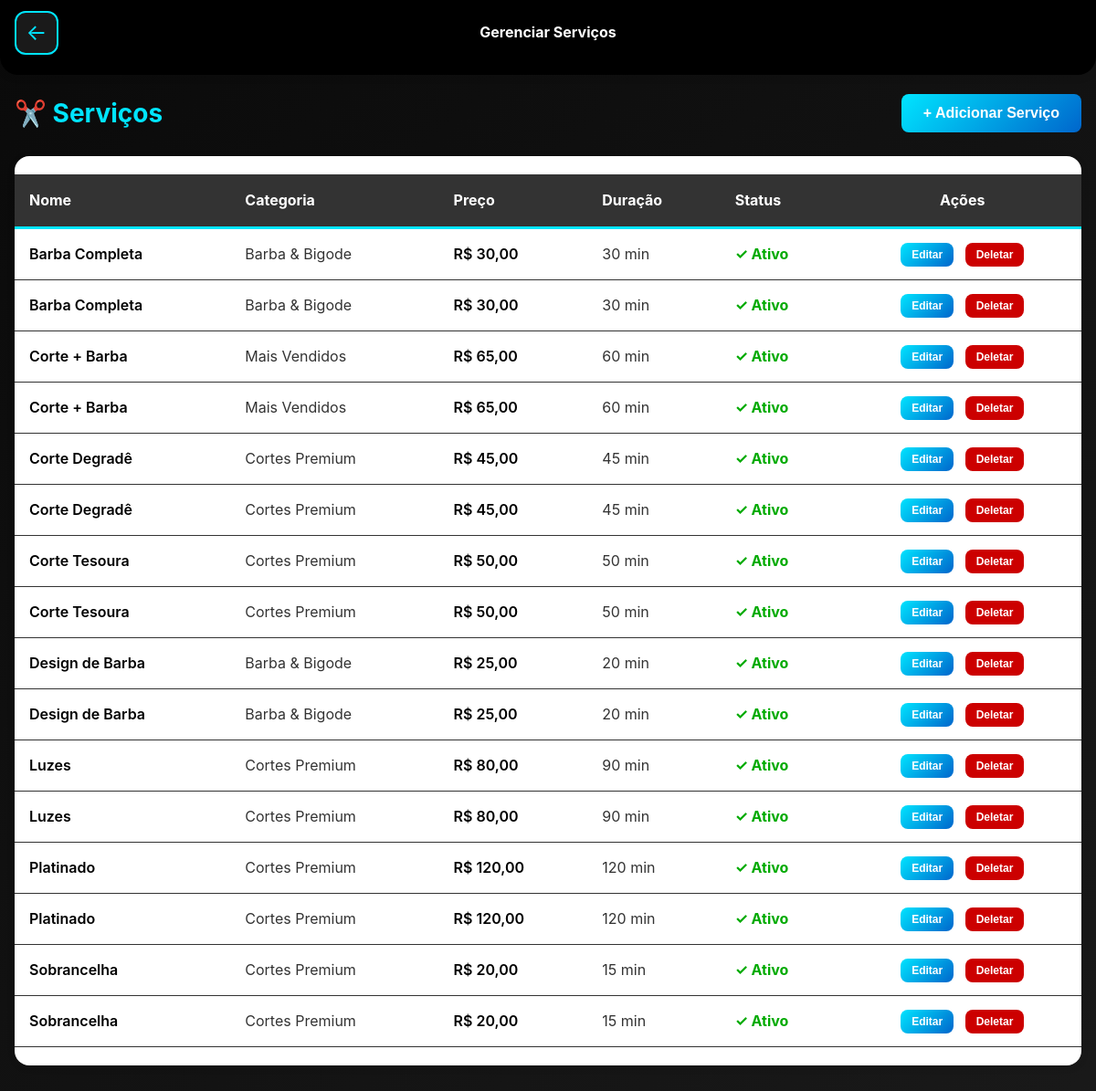
/admin/servicos (signed in), run on the app's committed database.
### tables this page shows
CREATE TABLE servicos (
            id INTEGER PRIMARY KEY AUTOINCREMENT,
            nome TEXT NOT NULL,
            descricao TEXT,
            preco REAL NOT NULL,
            duracao_minutos INTEGER DEFAULT 30,
            imagem TEXT,
            categoria_id INTEGER,
            ativo INTEGER DEFAULT 1,
            destaque INTEGER DEFAULT 0,
            promocao INTEGER DEFAULT 0,
            preco_promocional REAL,
            FOREIGN KEY (categoria_id) REFERENCES categorias(id)
        );

CREATE TABLE categorias (
            id INTEGER PRIMARY KEY AUTOINCREMENT,
            nome TEXT NOT NULL,
            descricao TEXT,
            tipo TEXT DEFAULT 'produto',
            icone TEXT,
            ordem INTEGER DEFAULT 0,
            ativo INTEGER DEFAULT 1
        );

### app.py (the view)
@app.route('/admin/servicos')
@admin_required
def admin_servicos():
    conn = db.get_db_connection()
    cursor = conn.cursor()
    cursor.execute('''SELECT s.*, c.nome as categoria_nome FROM servicos s
                     LEFT JOIN categorias c ON s.categoria_id = c.id
                     ORDER BY s.nome''')
    servicos = [dict(row) for row in cursor.fetchall()]
    cursor.execute('SELECT * FROM categorias WHERE ativo = 1')
    categorias = [dict(row) for row in cursor.fetchall()]
    conn.close()
    return render_template('admin/servicos.html',
                          servicos=servicos,
                          categorias=categorias)

### app.py (called while the page is built)
def get_configuracoes():
    conn = db.get_db_connection()
    cursor = conn.cursor()
    cursor.execute('SELECT * FROM configuracoes')
    configs_raw = cursor.fetchall()
    conn.close()
    configs = {}
    for config in configs_raw:
        configs[config['chave']] = config['valor']
    return configs

@app.context_processor
def inject_configs():
    return dict(site_config=get_configuracoes())

def admin_required(f):
    @wraps(f)
    def decorated_function(*args, **kwargs):
        if not session.get('admin_logged_in'):
            return redirect(url_for('login_admin'))
        return f(*args, **kwargs)
    return decorated_function

@app.template_filter('currency')
def currency_filter(value):
    return f"R$ {value:,.2f}".replace(',', 'X').replace('.', ',').replace('X', '.')

### database.py (called while the page is built)
def get_db_connection():
    conn = sqlite3.connect(DB_PATH)
    conn.row_factory = sqlite3.Row
    return conn

### templates/admin/servicos.html (shortened to what this page needs)
<!DOCTYPE html>
<html lang="pt-BR">
<head>
    <link rel="stylesheet" href="{{ url_for('static', filename='css/style.css') }}">
</head>
<body>
    <header>
        <div class="container">
            <div class="header-top">
                <a href="/admin" class="menu-btn" style="text-decoration: none;">←</a>
                <div class="logo-container">
                    <div class="logo-text">Gerenciar Serviços</div>
                </div>
            </div>
        </div>
    </header>
    <main class="container" style="margin-top: 20px; padding-bottom: 40px;">
        <div style="display: flex; justify-content: space-between; align-items: center; margin-bottom: 24px;">
            <h1 style="font-size: 28px; color: var(--azul-neon); margin: 0;">✂️ Serviços</h1>
            <button class="btn btn-primary" onclick="openAddModal()">+ Adicionar Serviço</button>
        </div>
        {% if servicos %}
        <div style="background: #FFFFFF; border-radius: 16px; overflow-x: auto; box-shadow: 0 2px 8px rgba(0, 0, 0, 0.1);">
            <table class="tabela" style="width: 100%; border-collapse: collapse;">
                <thead>
                    <tr style="background: #000000; border-bottom: 3px solid var(--azul-neon);">
                        <th style="color: #FFFFFF; padding: 16px; text-align: left; font-weight: 700;">Nome</th>
                        <th style="color: #FFFFFF; padding: 16px; text-align: left; font-weight: 700;">Categoria</th>
                        <th style="color: #FFFFFF; padding: 16px; text-align: left; font-weight: 700;">Preço</th>
                        <th style="color: #FFFFFF; padding: 16px; text-align: left; font-weight: 700;">Duração</th>
                        <th style="color: #FFFFFF; padding: 16px; text-align: left; font-weight: 700;">Status</th>
                        <th style="color: #FFFFFF; padding: 16px; text-align: center; font-weight: 700;">Ações</th>
                    </tr>
                </thead>
                <tbody>
                    {% for servico in servicos %}
                    <tr style="border-bottom: 1px solid #E0E0E0;">
                        <td style="color: #000000; padding: 14px 16px; font-weight: 600;">{{ servico.nome }}</td>
                        <td style="color: #333333; padding: 14px 16px;">{{ servico.categoria_nome or '-' }}</td>
                        <td style="color: #000000; padding: 14px 16px; font-weight: 600;">{{ servico.preco|currency }}</td>
                        <td style="color: #333333; padding: 14px 16px;">{{ servico.duracao_minutos }} min</td>
                        <td style="padding: 14px 16px;">
                            {% if servico.ativo %}
                            <span style="color: #00AA00; font-weight: 700;">✓ Ativo</span>
                            {% else %}
                            <span style="color: #CC0000; font-weight: 700;">✗ Inativo</span>
                            {% endif %}
                        </td>
                        <td style="padding: 14px 16px; text-align: center;">
                            <button class="btn btn-primary btn-small" onclick='openEditModal({{ servico|tojson }})'>Editar</button>
                            <button class="btn btn-danger btn-small" onclick="deleteServico({{ servico.id }})">Deletar</button>
                        </td>
                    </tr>
                    {% endfor %}
                </tbody>
            </table>
        </div>
        {% else %}
        <p style="color: var(--azul-neon); text-align: center; padding: 40px; background: var(--cinza-escuro); border: 2px solid var(--azul-neon); border-radius: 12px; font-weight: 600;">Nenhum serviço cadastrado</p>
        {% endif %}
    </main>
</body>
</html>

### static/css/style.css (style rules this page uses)
:root { --preto: #000000; --azul-neon: #00E5FF; --azul-neon-escuro: #00B8E6; --cinza-escuro: #1a1a1a; --cinza-medio: #333333; --branco: #FFFFFF; --cinza-claro: #E0E0E0; --verde-neon: #00FF88; --vermelho-neon: #FF1166; --amarelo-neon: #FFD700; }
* { margin: 0; padding: 0; box-sizing: border-box; }
body { font-family: -apple-system, BlinkMacSystemFont, 'Segoe UI', Roboto, Oxygen, Ubuntu, Cantarell, sans-serif; background-color: #FFFFFF; background: #FFFFFF; color: #000000; line-height: 1.6; padding-bottom: 120px; padding-top: 220px; }
.container { max-width: 600px; margin: 0 auto; padding: 0 16px; }
main { background: #FFFFFF; color: #000000; }
main h1, main h2, main h3, main h4, main h5, main h6, main p, main span, main label, main div { color: #000000; }
header { background: #000000; padding: 12px 0; z-index: 100; box-shadow: 0 2px 10px rgba(0, 0, 0, 0.1); border-radius: 0 0 20px 20px; position: fixed; top: 0; left: 0; right: 0; transition: all 0.3s ease; }
.header-top { display: flex; justify-content: space-between; align-items: center; margin-bottom: 10px; }
.logo-container { display: flex; flex-direction: column; align-items: center; flex: 1; }
.logo-text { font-size: 16px; font-weight: 700; color: #FFFFFF; text-align: center; }
.menu-btn { background: var(--cinza-escuro); border: 2px solid var(--azul-neon); color: var(--azul-neon); width: 48px; height: 48px; border-radius: 12px; font-size: 24px; cursor: pointer; display: flex; align-items: center; justify-content: center; transition: all 0.3s ease; }
.btn { padding: 14px 24px; border-radius: 25px; border: none; font-size: 16px; font-weight: 600; cursor: pointer; transition: all 0.3s ease; text-decoration: none; display: inline-block; text-align: center; }
.btn-primary { background: var(--azul-neon); color: var(--preto); }
.btn-small { padding: 6px 12px; font-size: 14px; border-radius: 8px; }
.tabela { width: 100%; border-collapse: collapse; margin: 20px 0; }
.tabela th { background: var(--cinza-medio); color: var(--azul-neon); padding: 12px; text-align: left; border-bottom: 2px solid var(--azul-neon); }
.tabela td { padding: 12px; border-bottom: 1px solid var(--cinza-medio); }

### templates/admin/servicos.html (style rules this page uses)
body { padding-top: 0 !important; background: linear-gradient(135deg, #0a0a0a 0%, #1a1a1a 100%) !important; }
header { position: static !important; margin-bottom: 0 !important; }
.container { max-width: 1200px; }
main { background: transparent !important; }
.btn { padding: 12px 24px; border: none; border-radius: 8px; font-weight: 600; cursor: pointer; transition: all 0.3s; }
.btn-primary { background: linear-gradient(135deg, var(--azul-neon), #0066cc); color: #fff; }
.btn-danger { background: #cc0000; color: #fff; }
.btn-small { padding: 6px 12px; font-size: 12px; margin: 0 4px; }

### data on the page
servicos: nome "Barba Completa", nome "Barba & Bigode", preco "R$ 30,00", duracao_minutos "30", ativo "✓ Ativo"
servicos: nome "Barba Completa", nome "Barba & Bigode", preco "R$ 30,00", duracao_minutos "30", ativo "✓ Ativo"
servicos: nome "Corte + Barba", nome "Mais Vendidos", preco "R$ 65,00", duracao_minutos "60", ativo "✓ Ativo"
servicos: nome "Corte + Barba", nome "Mais Vendidos", preco "R$ 65,00", duracao_minutos "60", ativo "✓ Ativo"
servicos: nome "Corte Degradê", nome "Cortes Premium", preco "R$ 45,00", duracao_minutos "45", ativo "✓ Ativo"
servicos: nome "Corte Degradê", nome "Cortes Premium", preco "R$ 45,00", duracao_minutos "45", ativo "✓ Ativo"
servicos: nome "Corte Tesoura", nome "Cortes Premium", preco "R$ 50,00", duracao_minutos "50", ativo "✓ Ativo"
servicos: nome "Corte Tesoura", nome "Cortes Premium", preco "R$ 50,00", duracao_minutos "50", ativo "✓ Ativo"
servicos: nome "Design de Barba", nome "Barba & Bigode", preco "R$ 25,00", duracao_minutos "20", ativo "✓ Ativo"
servicos: nome "Design de Barba", nome "Barba & Bigode", preco "R$ 25,00", duracao_minutos "20", ativo "✓ Ativo"
servicos: nome "Luzes", nome "Cortes Premium", preco "R$ 80,00", duracao_minutos "90", ativo "✓ Ativo"
servicos: nome "Luzes", nome "Cortes Premium", preco "R$ 80,00", duracao_minutos "90", ativo "✓ Ativo"
servicos: nome "Platinado", nome "Cortes Premium", preco "R$ 120,00", duracao_minutos "120", ativo "✓ Ativo"
servicos: nome "Platinado", nome "Cortes Premium", preco "R$ 120,00", duracao_minutos "120", ativo "✓ Ativo"
servicos: nome "Sobrancelha", nome "Cortes Premium", preco "R$ 20,00", duracao_minutos "15", ativo "✓ Ativo"
servicos: nome "Sobrancelha", nome "Cortes Premium", preco "R$ 20,00", duracao_minutos "15", ativo "✓ Ativo"
